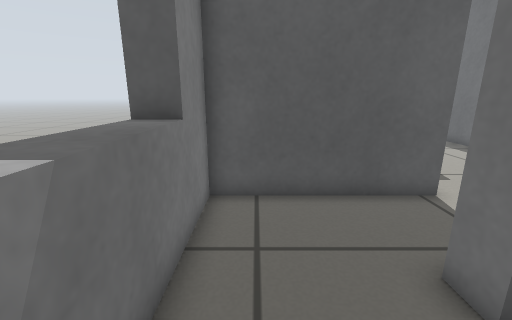
[1] (above)

16 first-person views from a walk through a robot-simulator world made for Gazebo. The camera is 0.59 m above the floor, tilts 14° down and sees 90° across. The floor is counted in squares, 0.2 m on a side. Each view is taken from the middle of a square. On the plan, view 1 faces up. The plan holds only what a view shows up to about 19 squares ahead; the rest is blank.

[2]
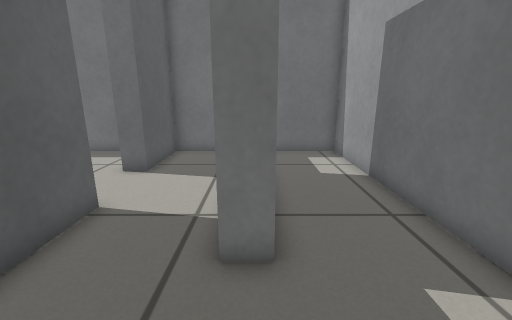

[3]
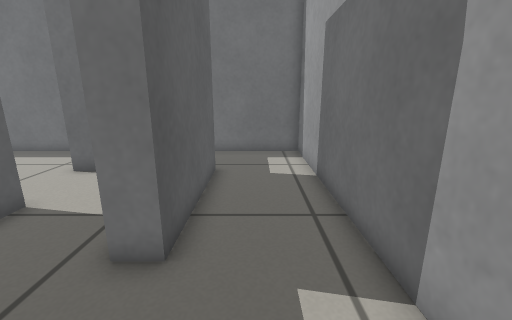

[4]
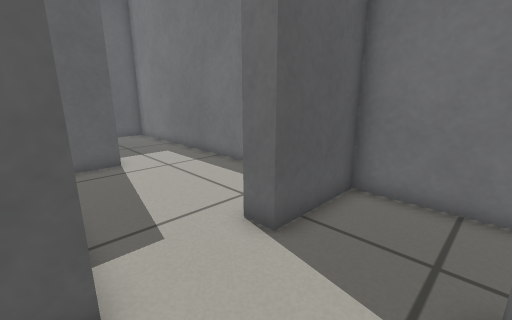

[5]
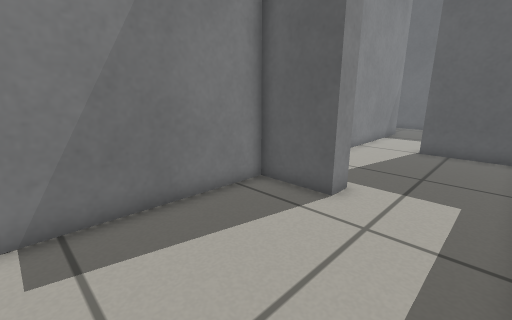

[6]
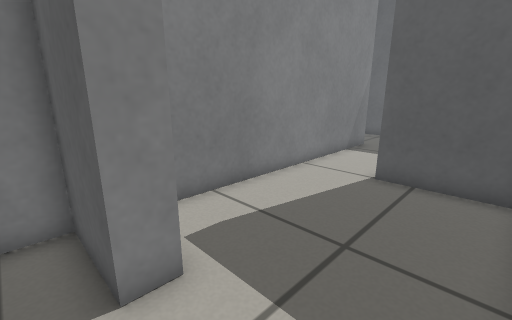

[7]
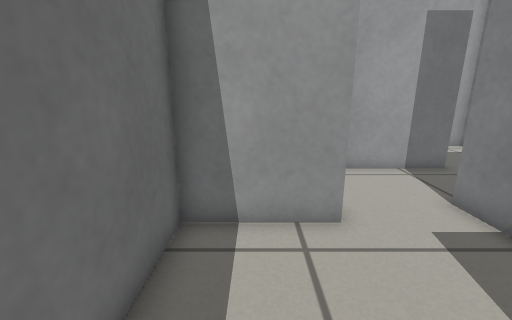

[8]
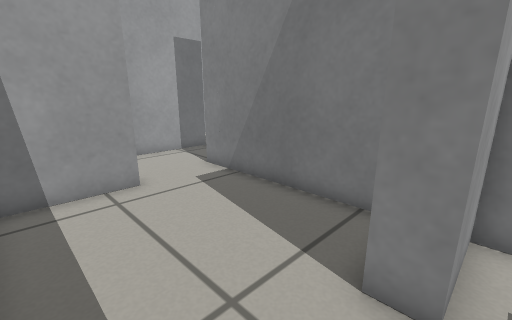

[9]
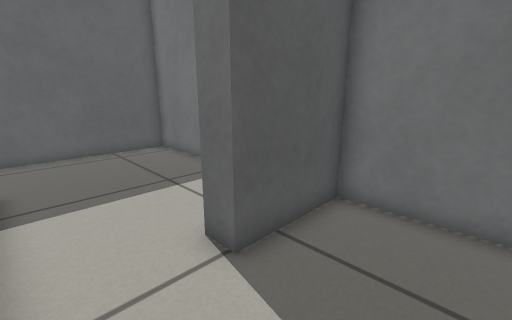

[10]
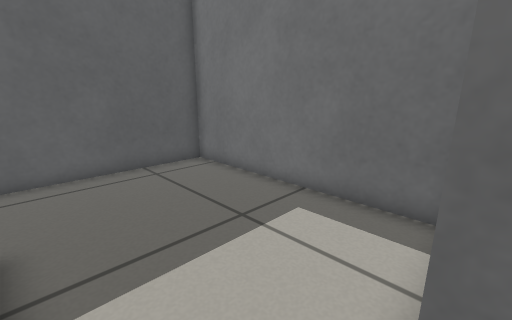

[11]
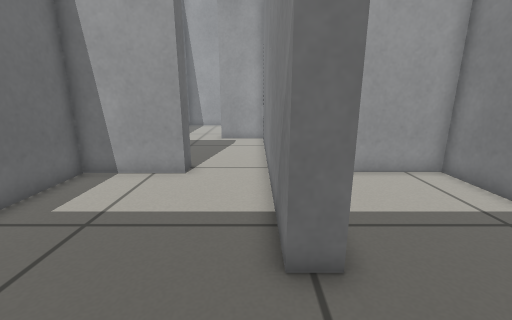

[12]
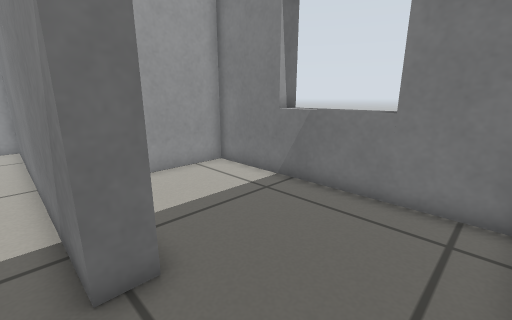

[13]
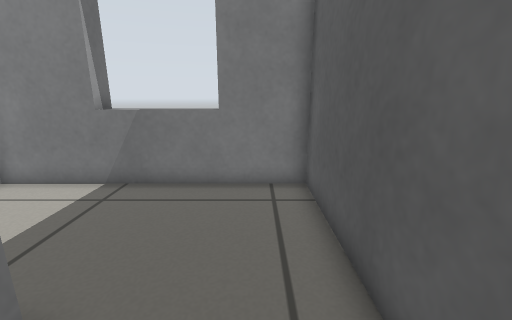

[14]
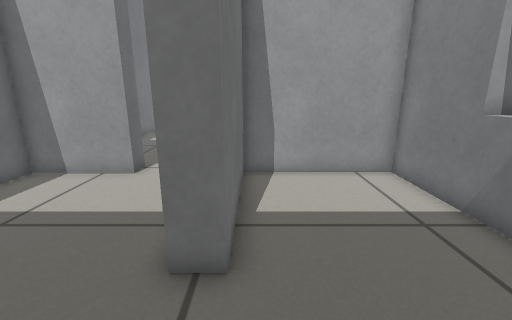

[15]
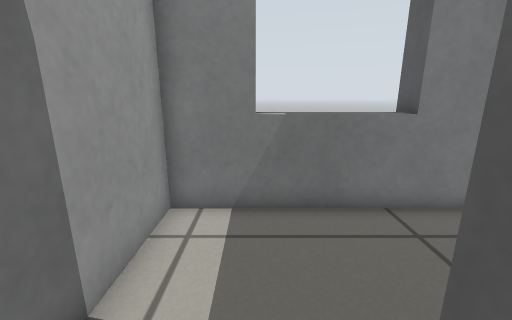

[16]
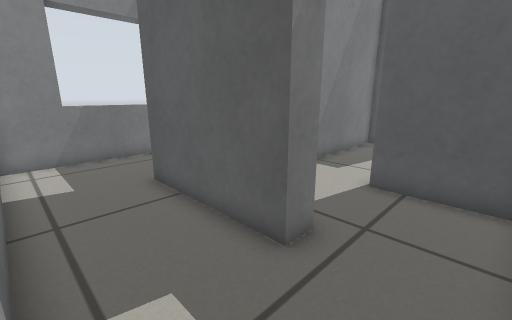

### Floor plan
Ten units are one square. View 1 is at (0, 0); x grows to the right and y downward. Boxes are objects, and circles mark ways between rooms. Rooms are numbered by the first view taken in them; rooms with no view inside come last. Other rooms are left out.
<svg viewBox="-19 -362 152 380">
<path fill="none" stroke="#000" d="M92 -37 92 -27 31 -27 31 -37 74 -37M55 -86 55 -73 -14 -73 -14 13 128 13 128 -73 90 -73 90 -84M85 -168 85 -158 55 -158 55 -86M90 -84 128 -84 128 -174M128 -174 128 -244 88 -244 88 -254M55 -255 55 -168 85 -168M55 -312 55 -255M88 -254 128 -254 128 -357 56 -357M56 -357 -14 -357 -14 -252 45 -252 45 -312 55 -312"/>
<circle cx="70" cy="-80" r="3" fill="#2a7"/>
<circle cx="105" cy="-165" r="3" fill="#2a7"/>
<circle cx="70" cy="-250" r="3" fill="#2a7"/>
<circle cx="50" cy="-335" r="3" fill="#2a7"/>
<text x="60" y="-20">1</text>
<text x="90" y="-130">2</text>
<text x="90" y="-210">3</text>
<text x="90" y="-310">4</text>
<text x="20" y="-310">5</text>
</svg>
Room 1 opens to room 2. Room 2 opens to room 3. Room 3 opens to room 4. Room 4 opens to room 5.

Where each view was taken, in squares from view 1:
view 1: 0 up, 0 right, facing up
view 2: 3 up, 1 left, facing right
view 3: 1 up, 1 left, facing right
view 4: 4 up, 5 right, facing up-right
view 5: 9 up, 12 right, facing up-left
view 6: 15 up, 12 right, facing up-left
view 7: 14 up, 11 right, facing down
view 8: 17 up, 12 right, facing down-left
view 9: 21 up, 6 right, facing up-right
view 10: 25 up, 6 right, facing up-right
view 11: 35 up, 6 right, facing down
view 12: 35 up, 6 right, facing down-left
view 13: 34 up, 7 right, facing left
view 14: 35 up, 4 right, facing down
view 15: 1 up, 5 right, facing left
view 16: 1 down, 12 right, facing up-left
